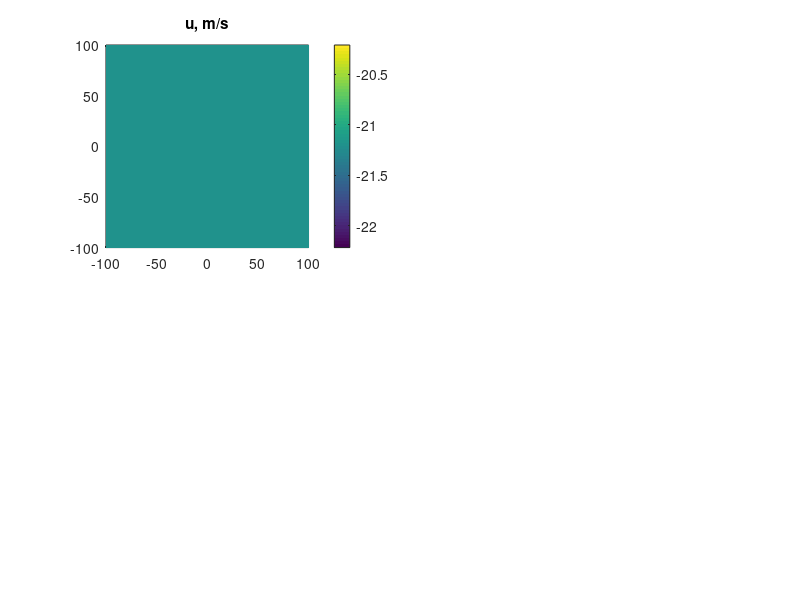

Write MATLAB code to recreate this figure. (Note: this script raises an error after producing the figure.)
%% test_advection_weno.m
%% Author: Timothy Williams
%% Date:   20140821, 12:22:17 CEST

%%testing:
ii = 51;
jj = 51;
dx = 4e3;%m
dy = 4e3;%m
%%
xm = (ii+1)/2*dx;
ym = (jj+1)/2*dy;
xx = -xm+dx*(1:ii)';
yy = -ym+dy*(1:jj)';
%
[Y,X] = meshgrid(yy,xx);
R     = sqrt(X.^2+Y.^2);
Theta = atan2(Y,X);

scuy     = 0*X+dy;
scvx     = 0*X+dx;
scp2     = scuy.*scvx;
scp2i    = 1./scp2;
LANDMASK = 0*X;

OPT   = 1;
CFL   = .4;

if OPT==1
   uc          = 30;%const speed m/s
   xc          = 2*xm/3;
   %theta       = 180;%deg straight across
   theta       = 135;%deg
   u           = 0*X+uc*cos(pi/180*theta);
   v           = 0*X+uc*sin(pi/180*theta);
   h           = 0*X;
   h(X>xc) = 1;
   %%
   dt          = CFL*dx/uc;
   nt          = 2*xm/(uc*dt);
elseif OPT==2
   uc          = 30;%const speed m/s
   xc          = 2*xm/3;
   u           = -uc*X/xm;
   v           = 0*X;
   h           = 0*X;
   h(X>xc) = 1;
   %%
   dt          = CFL*dx/uc;
   nt          = 2*xm/(uc*dt);
elseif OPT==3
   Rm    = xm/3;
   Ym    = ym/12;
   %%
   h        = 0*X;
   jwave    = find((R<Rm)&(X<=0));%%lhs of pacman
   h(jwave) = 1;
   jwave    = find((R<Rm)&(X>0)&(abs(Y)>Ym));%%rhs of pacman
   h(jwave) = 1;
   %%
   angrot   = (1/20)*pi/180;%%radian/s
   u        = 0*X;
   v        = 0*X;
   juv      = find(R<(Rm*1.45));
   u(juv)   = -Y(juv).*angrot;
   v(juv)   =  X(juv).*angrot;
   %%
   %%
   max_speed   = Rm*angrot
   dt          = CFL*dx/max_speed
   nt          = round(2*pi/(angrot*dt))
   dtheta      = dt*angrot;
end

if 1%%plot u,v,h
   subplot(2,2,1);
   ax = pcolor(X/1e3,Y/1e3,u);
   set(ax, 'EdgeColor', 'none');
   colorbar;
   daspect([1 1 1]);
   ttl   = title('u, m/s');
   GEN_font(ttl);
   GEN_proc_fig('x, km','y, km');
   %%
   subplot(2,2,2);
   ax = pcolor(X/1e3,Y/1e3,v);
   set(ax, 'EdgeColor', 'none');
   colorbar;
   daspect([1 1 1]);
   ttl   = title('v, m/s');
   GEN_font(ttl);
   GEN_proc_fig('x, km','y, km');
   %%
   subplot(2,2,3);
   %[C,H] = contour(X,Y,h,[1,1]);
   [C,H] = contour(X,Y,h,[0,0]);
   nc    = C(2,1);
   x1    = C(1,(1:nc)+1);
   y1    = C(2,(1:nc)+1);
   %%
   [C,H] = contour(X,Y,h,[1,1]);
   nc    = C(2,1);
   x2    = C(1,(1:nc)+1);
   y2    = C(2,(1:nc)+1);
   %%
   cla;
   ax = pcolor(X/1e3,Y/1e3,h);
   set(ax, 'EdgeColor', 'none');
   caxis([0 2]);
   colorbar;
   daspect([1 1 1]);
   ttl   = title('h(0), m');
   GEN_font(ttl);
   GEN_proc_fig('x, km','y, km');
   %%
   if OPT==3
      hold on;
      plot(x1/1e3,y1/1e3,'r');
      plot(x2/1e3,y2/1e3,'m');
      hold off;
   end
   %%
   subplot(2,2,4);
   ax = pcolor(X/1e3,Y/1e3,h);
   set(ax, 'EdgeColor', 'none');
   colorbar;
   caxis([0 2]);
   daspect([1 1 1]);
   ttl   = title('h(t), m');
   GEN_font(ttl);
   GEN_proc_fig('x, km','y, km');
   %%
   if OPT==3
      hold on;
      plot(x1/1e3,y1/1e3,'r');
      plot(x2/1e3,y2/1e3,'m');
      hold off;
   end
   pause;
end


for n = 1:nt
   [n,nt]
   h     = advection_weno(h,u,v,scuy,scvx,scp2i,scp2,dt,LANDMASK);
   hmax  = max(h(:))
   %%
   subplot(2,2,4);
   ax = pcolor(X/1e3,Y/1e3,h);
   set(ax, 'EdgeColor', 'none');
   colorbar;
   caxis([0 2]);
   daspect([1 1 1]);
   ttl   = title('h(t), m');
   GEN_font(ttl);
   GEN_proc_fig('x, km','y, km');

   if OPT==1
      x1 = xc+uc*cos(pi*theta/180)*n*dt;
      y1 = -ym+uc*sin(pi*theta/180)*n*dt
      x2 = xm+uc*cos(pi*theta/180)*n*dt;
      hold on;
      plot(x1/1e3+0*yy(yy>y1),yy(yy>y1)/1e3,'r');
      plot(x2/1e3+0*yy(yy>y1),yy(yy>y1)/1e3,'r');
      plot([x1,x2]/1e3,y1/1e3*[1 1],'r');
      if 1
         y3 = 0*xx;
         y3((xx>=x1)&(xx<=x2))   = ym/2;
         plot(xx/1e3,y3/1e3,'k');
         plot(xx/1e3,h(:,46)*ym/2/1e3,'--k');
      end
      hold off;

   elseif OPT==3
      hold on;
      x3 = x1*cos(n*dtheta)-y1*sin(n*dtheta);
      y3 = y1*cos(n*dtheta)+x1*sin(n*dtheta);
      plot(x3/1e3,y3/1e3,'r');
      x4 = x2*cos(n*dtheta)-y2*sin(n*dtheta);
      y4 = y2*cos(n*dtheta)+x2*sin(n*dtheta);
      plot(x4/1e3,y4/1e3,'m');
      hold off;
   end
   pause(.1);
end
